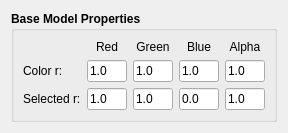
<?xml version="1.0" encoding="UTF-8"?>
<ui version="4.0">
 <class>VertexRendererConfig</class>
 <widget class="QWidget" name="VertexRendererConfig">
  <property name="geometry">
   <rect>
    <x>0</x>
    <y>0</y>
    <width>274</width>
    <height>116</height>
   </rect>
  </property>
  <property name="windowTitle">
   <string>Form</string>
  </property>
  <layout class="QVBoxLayout" name="verticalLayout">
   <item>
    <widget class="QGroupBox" name="groupBox_4">
     <property name="sizePolicy">
      <sizepolicy hsizetype="Fixed" vsizetype="Fixed">
       <horstretch>0</horstretch>
       <verstretch>0</verstretch>
      </sizepolicy>
     </property>
     <property name="font">
      <font>
       <weight>75</weight>
       <bold>true</bold>
      </font>
     </property>
     <property name="title">
      <string>Base Model Properties</string>
     </property>
     <layout class="QGridLayout" name="gridLayout">
      <property name="margin">
       <number>9</number>
      </property>
      <item row="1" column="0">
       <widget class="QLabel" name="label_9">
        <property name="font">
         <font>
          <weight>50</weight>
          <bold>false</bold>
         </font>
        </property>
        <property name="text">
         <string>Color r:</string>
        </property>
       </widget>
      </item>
      <item row="1" column="1">
       <widget class="QLineEdit" name="lineEdit_MR_br">
        <property name="sizePolicy">
         <sizepolicy hsizetype="Fixed" vsizetype="Fixed">
          <horstretch>0</horstretch>
          <verstretch>0</verstretch>
         </sizepolicy>
        </property>
        <property name="maximumSize">
         <size>
          <width>40</width>
          <height>16777215</height>
         </size>
        </property>
        <property name="font">
         <font>
          <weight>50</weight>
          <bold>false</bold>
         </font>
        </property>
        <property name="text">
         <string>1.0</string>
        </property>
       </widget>
      </item>
      <item row="1" column="2">
       <widget class="QLineEdit" name="lineEdit_MR_bg">
        <property name="sizePolicy">
         <sizepolicy hsizetype="Fixed" vsizetype="Fixed">
          <horstretch>0</horstretch>
          <verstretch>0</verstretch>
         </sizepolicy>
        </property>
        <property name="maximumSize">
         <size>
          <width>40</width>
          <height>16777215</height>
         </size>
        </property>
        <property name="font">
         <font>
          <weight>50</weight>
          <bold>false</bold>
         </font>
        </property>
        <property name="text">
         <string>1.0</string>
        </property>
       </widget>
      </item>
      <item row="1" column="4">
       <widget class="QLineEdit" name="lineEdit_MR_ba">
        <property name="sizePolicy">
         <sizepolicy hsizetype="Fixed" vsizetype="Fixed">
          <horstretch>0</horstretch>
          <verstretch>0</verstretch>
         </sizepolicy>
        </property>
        <property name="maximumSize">
         <size>
          <width>40</width>
          <height>16777215</height>
         </size>
        </property>
        <property name="font">
         <font>
          <weight>50</weight>
          <bold>false</bold>
         </font>
        </property>
        <property name="text">
         <string>1.0</string>
        </property>
       </widget>
      </item>
      <item row="2" column="0">
       <widget class="QLabel" name="label_3">
        <property name="sizePolicy">
         <sizepolicy hsizetype="Fixed" vsizetype="Preferred">
          <horstretch>0</horstretch>
          <verstretch>0</verstretch>
         </sizepolicy>
        </property>
        <property name="minimumSize">
         <size>
          <width>50</width>
          <height>0</height>
         </size>
        </property>
        <property name="font">
         <font>
          <weight>50</weight>
          <bold>false</bold>
         </font>
        </property>
        <property name="text">
         <string>Selected r:</string>
        </property>
       </widget>
      </item>
      <item row="2" column="1">
       <widget class="QLineEdit" name="lineEdit_MR_sr">
        <property name="sizePolicy">
         <sizepolicy hsizetype="Fixed" vsizetype="Fixed">
          <horstretch>0</horstretch>
          <verstretch>0</verstretch>
         </sizepolicy>
        </property>
        <property name="maximumSize">
         <size>
          <width>40</width>
          <height>16777215</height>
         </size>
        </property>
        <property name="font">
         <font>
          <weight>50</weight>
          <bold>false</bold>
         </font>
        </property>
        <property name="text">
         <string>1.0</string>
        </property>
       </widget>
      </item>
      <item row="2" column="2">
       <widget class="QLineEdit" name="lineEdit_MR_sg">
        <property name="sizePolicy">
         <sizepolicy hsizetype="Fixed" vsizetype="Fixed">
          <horstretch>0</horstretch>
          <verstretch>0</verstretch>
         </sizepolicy>
        </property>
        <property name="maximumSize">
         <size>
          <width>40</width>
          <height>16777215</height>
         </size>
        </property>
        <property name="font">
         <font>
          <weight>50</weight>
          <bold>false</bold>
         </font>
        </property>
        <property name="text">
         <string>1.0</string>
        </property>
       </widget>
      </item>
      <item row="2" column="3">
       <widget class="QLineEdit" name="lineEdit_MR_sb">
        <property name="sizePolicy">
         <sizepolicy hsizetype="Fixed" vsizetype="Fixed">
          <horstretch>0</horstretch>
          <verstretch>0</verstretch>
         </sizepolicy>
        </property>
        <property name="maximumSize">
         <size>
          <width>40</width>
          <height>16777215</height>
         </size>
        </property>
        <property name="font">
         <font>
          <weight>50</weight>
          <bold>false</bold>
         </font>
        </property>
        <property name="text">
         <string>0.0</string>
        </property>
       </widget>
      </item>
      <item row="2" column="4">
       <widget class="QLineEdit" name="lineEdit_MR_sa">
        <property name="sizePolicy">
         <sizepolicy hsizetype="Fixed" vsizetype="Fixed">
          <horstretch>0</horstretch>
          <verstretch>0</verstretch>
         </sizepolicy>
        </property>
        <property name="maximumSize">
         <size>
          <width>40</width>
          <height>16777215</height>
         </size>
        </property>
        <property name="font">
         <font>
          <weight>50</weight>
          <bold>false</bold>
         </font>
        </property>
        <property name="text">
         <string>1.0</string>
        </property>
       </widget>
      </item>
      <item row="0" column="1">
       <widget class="QLabel" name="label">
        <property name="font">
         <font>
          <weight>50</weight>
          <bold>false</bold>
         </font>
        </property>
        <property name="text">
         <string>Red</string>
        </property>
        <property name="alignment">
         <set>Qt::AlignCenter</set>
        </property>
       </widget>
      </item>
      <item row="0" column="2">
       <widget class="QLabel" name="label_2">
        <property name="font">
         <font>
          <weight>50</weight>
          <bold>false</bold>
         </font>
        </property>
        <property name="text">
         <string>Green</string>
        </property>
        <property name="alignment">
         <set>Qt::AlignCenter</set>
        </property>
       </widget>
      </item>
      <item row="0" column="3">
       <widget class="QLabel" name="label_4">
        <property name="font">
         <font>
          <weight>50</weight>
          <bold>false</bold>
         </font>
        </property>
        <property name="text">
         <string>Blue</string>
        </property>
        <property name="alignment">
         <set>Qt::AlignCenter</set>
        </property>
       </widget>
      </item>
      <item row="0" column="4">
       <widget class="QLabel" name="label_5">
        <property name="font">
         <font>
          <weight>50</weight>
          <bold>false</bold>
         </font>
        </property>
        <property name="text">
         <string>Alpha</string>
        </property>
        <property name="alignment">
         <set>Qt::AlignCenter</set>
        </property>
       </widget>
      </item>
      <item row="1" column="3">
       <widget class="QLineEdit" name="lineEdit_MR_bb">
        <property name="sizePolicy">
         <sizepolicy hsizetype="Fixed" vsizetype="Fixed">
          <horstretch>0</horstretch>
          <verstretch>0</verstretch>
         </sizepolicy>
        </property>
        <property name="maximumSize">
         <size>
          <width>40</width>
          <height>16777215</height>
         </size>
        </property>
        <property name="font">
         <font>
          <weight>50</weight>
          <bold>false</bold>
         </font>
        </property>
        <property name="text">
         <string>1.0</string>
        </property>
       </widget>
      </item>
     </layout>
    </widget>
   </item>
  </layout>
 </widget>
 <resources/>
 <connections/>
</ui>
